Frame 1 (no input): blank canvas, image omitted
Frame 60 (no input): blank canvas, image omitted
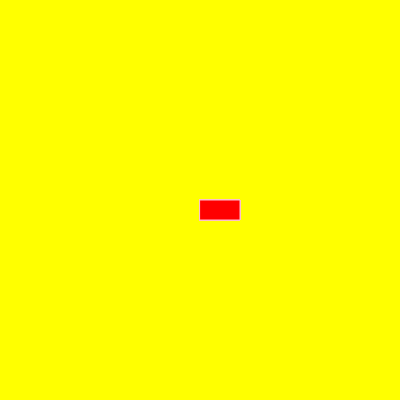
Frame 120 (the mouse pressed at the canvas centre since frame 60)

The p5.js sketch whose frames 1 and 60 were blank and that drew this single picture after the mouse press (run headless with seeded random() and noise() and a simulated clock; from frame 60 on, the mouse is pressed at the canvas centre):

// p5.js sketch
// ── sketch.js
function setup() {
    createCanvas(400, 400);
   background("yellow");
  }
  function draw() {
  stroke("pink");
  fill("red");
  if(mouseIsPressed){
  rect(mouseX,mouseY,40,20);
  }
  }
